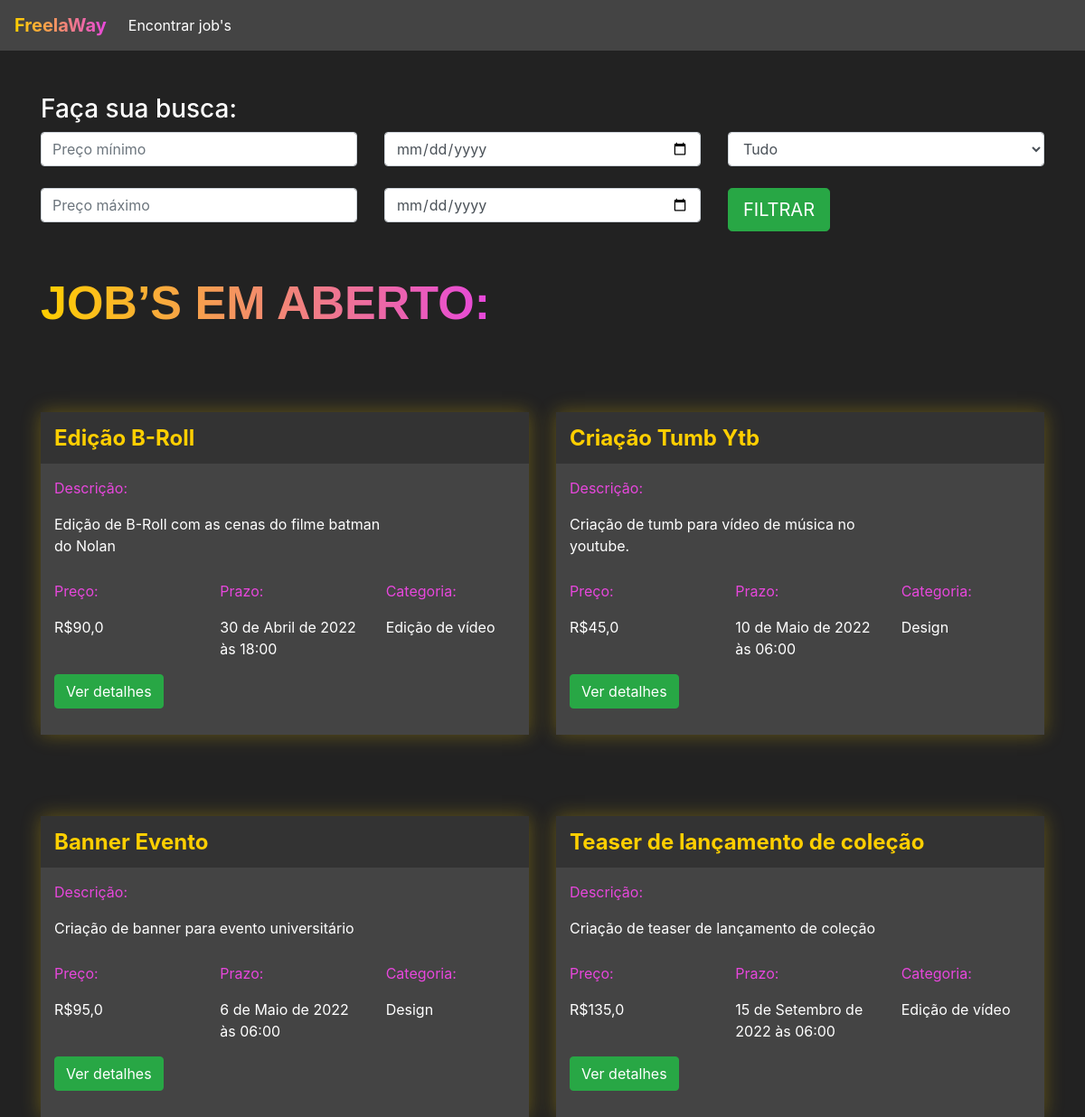
The page /encontrar_jobs/ (signed in) on the database its author committed.
### jobs/models.py (models this page shows, shortened)
class Jobs(models.Model):
    categoria_choices = (('D', 'Design'),
                         ('EV', 'Edição de Vídeo'))
    status_choices = (('C', 'Em criação'),
                      ('AA', 'Aguardando aprovação'),
                      ('F', 'Finalizado'))
    titulo = models.CharField(max_length=200)
    descricao = models.TextField()
    categoria = models.CharField(max_length=2, choices=categoria_choices, default="D")
    prazo_entrega = models.DateTimeField()
    preco = models.FloatField()
    referencias = models.ManyToManyField(Referencias)
    profissional = models.ForeignKey(User, on_delete=models.DO_NOTHING, null=True, blank=True)
    reservado = models.BooleanField(default=False)
    status = models.CharField(max_length=2, choices=status_choices, default='C')
    arquivo_final = models.FileField(null=True, blank=True)

### jobs/views.py (the view)
# urls.py: path('encontrar_jobs/', views.encontrar_jobs, name="encontrar_jobs"),
@login_required(login_url='/auth/login')
def encontrar_jobs(request):
    if request.method == "GET":
        preco_minimo = request.GET.get('preco_minimo')
        preco_maximo = request.GET.get('preco_maximo')
        prazo_minimo = request.GET.get('prazo_minimo')
        prazo_maximo = request.GET.get('prazo_maximo')
        categoria = request.GET.get('categoria')
        if preco_minimo or preco_maximo or prazo_minimo or prazo_maximo or categoria:
            if not preco_minimo:
                preco_minimo = 0
            if not preco_maximo:
                preco_maximo = 999999
            if not prazo_minimo:
                prazo_minimo = datetime(year=1900, month=1, day=1)
            if not prazo_maximo:
                prazo_maximo = datetime(year=3000, month=1, day=1)
            if categoria == 'D':
                categoria = ['D']
            elif categoria == 'EV':
                categoria = ['EV']
            jobs = Jobs.objects.filter(preco__gte=preco_minimo) \
                .filter(preco__lte=preco_maximo) \
                .filter(prazo_entrega__gte=prazo_minimo) \
                .filter(prazo_entrega__lte=prazo_maximo) \
                .filter(categoria__in=categoria) \
                .filter(reservado=False)
        else:
            jobs = Jobs.objects.filter(reservado=False)
        return render(request, 'encontrar_jobs.html', {'jobs': jobs})

### jobs/models.py (called while the page is built)
    def __str__(self) -> str:
        return self.arquivo.url

### jobs/templates/encontrar_jobs.html (shortened to what this page needs)
{% extends 'base.html' %}
{% load static %}
{% block 'head' %}
<link rel="stylesheet" href="{% static 'jobs/css/encontrar_jobs.css' %}">
{% endblock %}
{% block 'body' %}
<div class="container">
    <br>
    <br>
    <h3>Faça sua busca:</h3>
    <div class="row">
        <div class="col-sm">
            <form action="{% url 'encontrar_jobs' %}" method="GET">
                <input type="text" class="form-control" placeholder="Preço mínimo" name="preco_minimo">
                <br>
                <input type="text" class="form-control" placeholder="Preço máximo" name="preco_maximo">
        </div>
        <div class="col-sm">
            <input type="date" class="form-control" name="prazo_minimo">
            <br>
            <input type="date" class="form-control" name="prazo_maximo">
        </div>
        <div class="col-sm">
            <select class="form-control" name="categoria">
                <option value="">Tudo</option>
            </select>
            <br>
            <input type="submit" class="btn btn-success btn-lg" value="FILTRAR">
        </div>
    </div>
    <br>
    <br>
    <h2 class="titulo">JOB’S EM ABERTO:</h2>
    <div class="row justify-content-around">
        {% for job in jobs %}
        <div class="col-6 row-card">
            <div class="card-job">
                <div class="header-job">
                    <h4 class="titulo-job">{{job.titulo}}</h4>
                </div>
                <div class="body-job">
                    <p class="titulo-body">Descrição:</p>
                    <div style="width: 70%">
                        <p>{{job.descricao}}</p>
                    </div>
                    <div class="row">
                        <div class="col-4">
                            <p class="titulo-body">Preço:</p>
                            <p>R${{job.preco}}</p>
                        </div>
                        <div class="col-4">
                            <p class="titulo-body">Prazo:</p>
                            <p>{{job.prazo_entrega}}</p>
                        </div>
                        <div class="col-4">
                            <p class="titulo-body">Categoria:</p>
                            <p>{% if job.categoria == 'D'%}
                                Design
                                {% elif job.categoria == 'EV'%}
                                Edição de vídeo
                                {% endif %}
                            </p>
                        </div>
                    </div>
                    <button class="btn btn-success" data-toggle="modal" data-target="#modal-{{job.id}}">Ver detalhes
                    </button>
                    <br>
                    <br>
                </div>
            </div>
        </div>
        {% endfor %}
    </div>
</div>
{% endblock %}

### templates/static/jobs/css/encontrar_jobs.css (style rules this page uses)
.fundo { background-color: #222; color: white; }
.card-job { background-color: #444; box-shadow: 0 0px 20px 0 rgba( 255, 207, 0, 0.3 ); padding: 0; margin-top: 50px; }
.header-job { background-color: #333; width: 100% !important; padding: 5px; padding-left: 15px; }
.row-card { margin-top: 40px; }
.titulo-job { color: #FFCF00; font-weight: bold; margin-top: 10px; }
.body-job { padding: 5px; padding-left: 15px; }
.titulo-body { color: #E747DC; margin-top: 10px; }
.titulo { font-family: Arial, Helvetica, sans-serif; font-weight: bold; font-size: 52px; display: inline; background-image: linear-gradient(90deg, rgba(255,207,0,1) 0%, rgba(231,71,220,1) 100%); background-clip: text; -webkit-background-clip: text; color: transparent; padding-bottom: 10px; }

### rows shown on the page
Jobs: titulo "Edição B-Roll", descricao "Edição de B-Roll com as cenas do filme batman do Nolan", preco "90,0", prazo_entrega "30 de Abril de 2022 às 18:00", categoria "Edição de vídeo"
Jobs: titulo "Criação Tumb Ytb", descricao "Criação de tumb para vídeo de música no youtube.", preco "45,0", prazo_entrega "10 de Maio de 2022 às 06:00", categoria "Design"
Jobs: titulo "Banner Evento", descricao "Criação de banner para evento universitário", preco "95,0", prazo_entrega "6 de Maio de 2022 às 06:00", categoria "Design"
Jobs: titulo "Teaser de lançamento de coleção", descricao "Criação de teaser de lançamento de coleção", preco "135,0", prazo_entrega "15 de Setembro de 2022 às 06:00", categoria "Edição de vídeo"
